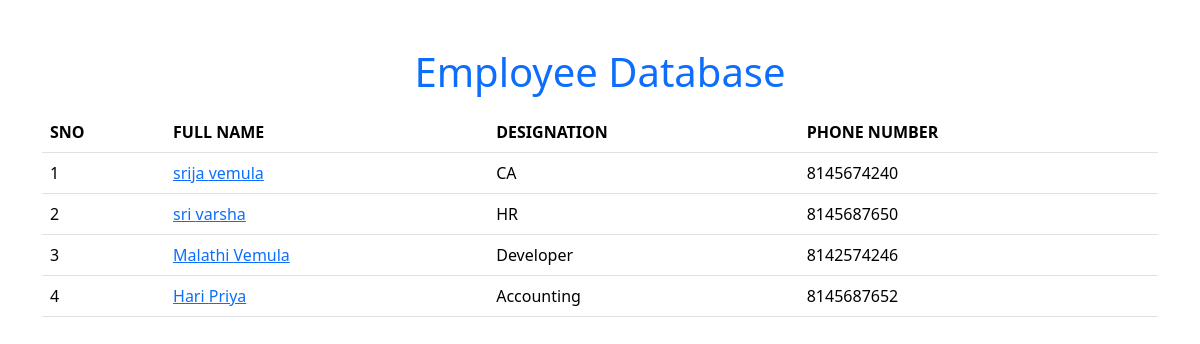
The page / on the database its author committed.
### salary/models.py (models this page shows, shortened)
class Employee(models.Model):
    first_name=models.CharField(max_length=100)
    last_name=models.CharField(max_length=100)
    photo=models.ImageField(upload_to='images')
    designation=models.CharField(max_length=100)
    email_address=models.EmailField(max_length=100,unique=True)
    phone_number=models.CharField(max_length=10,blank=True)

### Employee/views.py (the view)
# urls.py: 2. Add a URL to urlpatterns:  path('', views.home, name='home')
def home(request):
    employee=Employee.objects.all()
    context={
        'employee':employee,
    }
    return render(request,'home.html',context)

### templates/home.html (shortened to what this page needs)
<!DOCTYPE html>
<html lang="en">
<head>
    <link href="https://cdn.jsdelivr.net/npm/bootstrap@5.3.3/dist/css/bootstrap.min.css" rel="stylesheet">
</head>
<body>
    <div class="container mt-5">
        <h1 class="text-center text-primary">Employee Database</h1>
        <table class="table table-hover mt-3">
            <thead>
                <tr>
                    <th>SNO</th>
                    <th>FULL NAME</th>
                    <th>DESIGNATION</th>
                    <th>PHONE NUMBER</th>
                </tr>
            </thead>
            <tbody>
                {% for x in employee %}
                <tr>
                    <td>{{forloop.counter}}</td>
                    <td><a href ="{% url 'employee_detail' x.id%}">{{x.first_name}} {{x.last_name}}</td>
                    <td>{{x.designation}}</td>
                    <td>{{x.phone_number}}</td>
                </tr>
                {% endfor %}
            </tbody>
        </table>
    </div>
</body>
</html>

### rows shown on the page
Employee: first_name "srija", last_name "vemula", designation "CA", phone_number "8145674240"
Employee: first_name "sri", last_name "varsha", designation "HR", phone_number "8145687650"
Employee: first_name "Malathi", last_name "Vemula", designation "Developer", phone_number "8142574246"
Employee: first_name "Hari", last_name "Priya", designation "Accounting", phone_number "8145687652"
